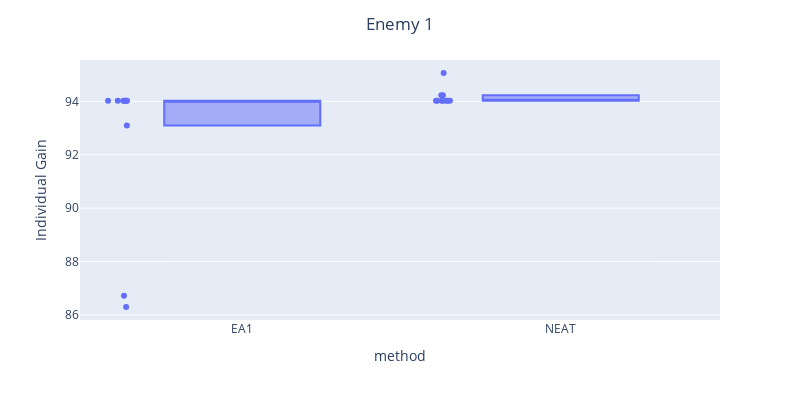
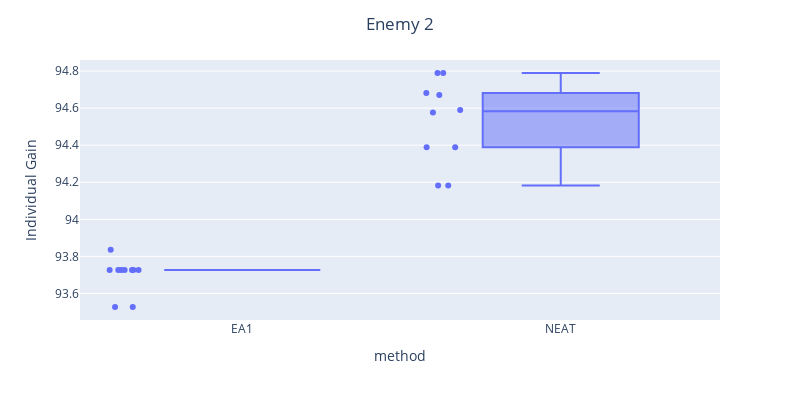
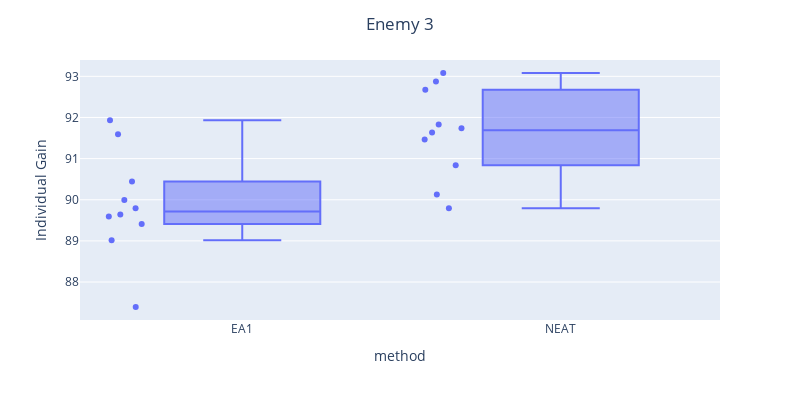

The notebook cell saved with these charts, in order:
### Code cell
gain_dfs = pd.concat([df, df2])
for i in range(1, 4):
    fig = px.box(gain_dfs, x='method', y=str(i), 
                 labels={
                     str(i): "Individual Gain",
                 },
                   points="all", width=800, height=400)
    fig.update_layout(title_text=f'Enemy {i}', title_x=0.5)
    fig.show()

### Figure 1 — Plotly figure (JSON) as saved in the notebook; plotly's stock layout.template omitted (floating-point values rounded to 4 significant figures)
{"data": [{"alignmentgroup": "True", "boxpoints": "all", "hovertemplate": "method=%{x}<br>Individual Gain=%{y}<extra></extra>", "legendgroup": "", "marker": {"color": "#636efa"}, "name": "", "notched": false, "offsetgroup": "", "orientation": "v", "showlegend": false, "type": "box", "x": ["EA1", "EA1", "EA1", "EA1", "EA1", "EA1", "EA1", "EA1", "EA1", "EA1", "NEAT", "NEAT", "NEAT", "NEAT", "NEAT", "NEAT", "NEAT", "NEAT", "NEAT", "NEAT"], "x0": " ", "xaxis": "x", "y": [94.02, 94.02, 94.02, 86.72, 94.02, 94.02, 93.1, 94.02, 94.02, 86.3, 94.02, 94.02, 94.02, 94.23, 94.02, 94.02, 95.07, 94.02, 94.02, 94.23], "y0": " ", "yaxis": "y"}], "layout": {"boxmode": "group", "height": 400, "legend": {"tracegroupgap": 0}, "margin": {"t": 60}, "title": {"text": "Enemy 1", "x": 0.5}, "width": 800, "xaxis": {"anchor": "y", "domain": [0, 1], "title": {"text": "method"}}, "yaxis": {"anchor": "x", "domain": [0, 1], "title": {"text": "Individual Gain"}}}}

### Figure 2 — Plotly figure (JSON) as saved in the notebook; plotly's stock layout.template omitted (floating-point values rounded to 4 significant figures)
{"data": [{"alignmentgroup": "True", "boxpoints": "all", "hovertemplate": "method=%{x}<br>Individual Gain=%{y}<extra></extra>", "legendgroup": "", "marker": {"color": "#636efa"}, "name": "", "notched": false, "offsetgroup": "", "orientation": "v", "showlegend": false, "type": "box", "x": ["EA1", "EA1", "EA1", "EA1", "EA1", "EA1", "EA1", "EA1", "EA1", "EA1", "NEAT", "NEAT", "NEAT", "NEAT", "NEAT", "NEAT", "NEAT", "NEAT", "NEAT", "NEAT"], "x0": " ", "xaxis": "x", "y": [93.53, 93.73, 93.73, 93.73, 93.53, 93.73, 93.73, 93.73, 93.84, 93.73, 94.79, 94.39, 94.59, 94.18, 94.39, 94.18, 94.68, 94.79, 94.67, 94.58], "y0": " ", "yaxis": "y"}], "layout": {"boxmode": "group", "height": 400, "legend": {"tracegroupgap": 0}, "margin": {"t": 60}, "title": {"text": "Enemy 2", "x": 0.5}, "width": 800, "xaxis": {"anchor": "y", "domain": [0, 1], "title": {"text": "method"}}, "yaxis": {"anchor": "x", "domain": [0, 1], "title": {"text": "Individual Gain"}}}}

### Figure 3 — Plotly figure (JSON) as saved in the notebook; plotly's stock layout.template omitted (floating-point values rounded to 4 significant figures)
{"data": [{"alignmentgroup": "True", "boxpoints": "all", "hovertemplate": "method=%{x}<br>Individual Gain=%{y}<extra></extra>", "legendgroup": "", "marker": {"color": "#636efa"}, "name": "", "notched": false, "offsetgroup": "", "orientation": "v", "showlegend": false, "type": "box", "x": ["EA1", "EA1", "EA1", "EA1", "EA1", "EA1", "EA1", "EA1", "EA1", "EA1", "NEAT", "NEAT", "NEAT", "NEAT", "NEAT", "NEAT", "NEAT", "NEAT", "NEAT", "NEAT"], "x0": " ", "xaxis": "x", "y": [91.59, 91.93, 89.59, 89.02, 89.41, 89.64, 89.99, 90.45, 87.39, 89.79, 90.84, 91.74, 90.13, 93.08, 91.47, 91.63, 89.79, 91.83, 92.88, 92.68], "y0": " ", "yaxis": "y"}], "layout": {"boxmode": "group", "height": 400, "legend": {"tracegroupgap": 0}, "margin": {"t": 60}, "title": {"text": "Enemy 3", "x": 0.5}, "width": 800, "xaxis": {"anchor": "y", "domain": [0, 1], "title": {"text": "method"}}, "yaxis": {"anchor": "x", "domain": [0, 1], "title": {"text": "Individual Gain"}}}}
